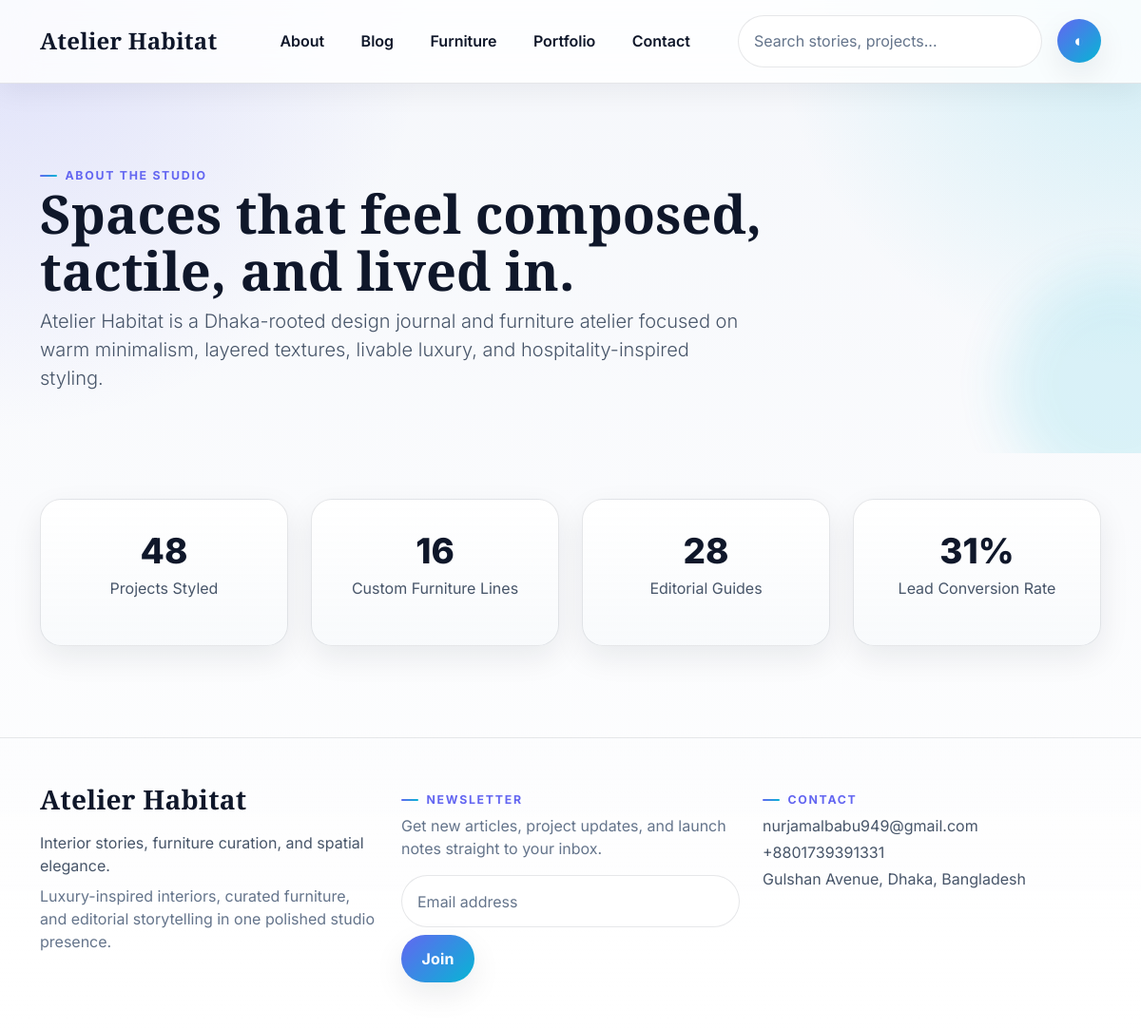
The page /about/ on the database its author committed.
### core/models.py (models this page shows, shortened)
class SiteSettings(models.Model):
    site_name = models.CharField(max_length=120, default='Atelier Habitat')
    tagline = models.CharField(max_length=200, default='Interior stories, furniture curation, and spatial elegance.')
    hero_title = models.CharField(max_length=200, default='Curated interiors for modern living')
    hero_subtitle = models.TextField(default='A premium editorial platform blending interior design insights, furniture selections, and portfolio-driven storytelling for discerning homeowners and boutique hospitality brands.')
    about_text = models.TextField(default='Atelier Habitat is a Dhaka-rooted interior design editorial brand focused on warm minimalism, layered textures, and functional luxury across residential and boutique commercial spaces.')
    contact_email = models.EmailField(default='hello@atelierhabitat.com')
    phone = models.CharField(max_length=50, default='+880 1700-000000')
    address = models.CharField(max_length=255, default='Gulshan Avenue, Dhaka, Bangladesh')
    map_embed = models.TextField(blank=True)
    instagram = models.URLField(blank=True)
    facebook = models.URLField(blank=True)
    linkedin = models.URLField(blank=True)
    meta_description = models.CharField(max_length=255, default='Luxury interior design and furniture blog with portfolio case studies and contact-ready lead generation.')
    updated_at = models.DateTimeField(auto_now=True)

### core/views.py (the view)
# urls.py: path('about/', views.about, name='about'),
def about(request):
    return render(request, 'core/about.html', {
        'team_stats': [
            ('Projects Styled', 48), ('Custom Furniture Lines', 16), ('Editorial Guides', 28), ('Lead Conversion Rate', '31%')
        ]
    })

### core/context_processors.py (called while the page is built)
def site_settings(request):
    return {
        'site_settings': SiteSettings.objects.first(),
        'hero_image_url': HERO_IMAGE_URL,
    }

### templates/core/about.html
{% extends 'base.html' %}{% block title %}About | {{ site_settings.site_name }}{% endblock %}{% block content %}
<section class="page-hero"><div class="container py-5"><span class="section-kicker">About the studio</span><h1 class="display-4 hero-title">Spaces that feel composed, tactile, and lived in.</h1><p class="lead col-lg-8">{{ site_settings.about_text }}</p></div></section>
<section class="py-5"><div class="container"><div class="row g-4">{% for label, value in team_stats %}<div class="col-md-3 reveal"><div class="metric-card"><h2>{{ value }}</h2><p>{{ label }}</p></div></div>{% endfor %}</div></div></section>
{% endblock %}

### templates/partials/header.html (shortened to what this page needs)
<nav class="navbar navbar-expand-lg navbar-light py-3 sticky-top glass-nav">
  <div class="container">
    <a class="navbar-brand brand-title" href="/">{{ site_settings.site_name|default:'Atelier Habitat' }}</a>
    <div class="collapse navbar-collapse" id="navMenu">
      <ul class="navbar-nav mx-auto gap-lg-2 align-items-lg-center">
        <li class="nav-item"><a class="nav-link" href="/about/">About</a></li>
        <li class="nav-item"><a class="nav-link" href="/blog/">Blog</a></li>
        <li class="nav-item"><a class="nav-link" href="/furniture/">Furniture</a></li>
        <li class="nav-item"><a class="nav-link" href="/portfolio/">Portfolio</a></li>
        <li class="nav-item"><a class="nav-link" href="/contact/">Contact</a></li>
      </ul>
      <form class="d-flex nav-search" action="/search/">
        <input name="q" class="form-control rounded-pill search-input" placeholder="Search stories, projects..." aria-label="Search">
      </form>
      <button class="theme-toggle ms-3" onclick="toggleTheme()" aria-label="Toggle theme">◐</button>
    </div>
  </div>
</nav>

### templates/partials/footer.html
<footer class="footer-section">
  <div class="container py-5">
    <div class="row g-4 align-items-start">
      <div class="col-lg-4">
        <h3 class="brand-title footer-title mb-3">{{ site_settings.site_name }}</h3>
        <p class="footer-copy">{{ site_settings.tagline }}</p>
        <p class="text-muted mb-0">Luxury-inspired interiors, curated furniture, and editorial storytelling in one polished studio presence.</p>
      </div>
      <div class="col-lg-4">
        <h6 class="section-kicker">Newsletter</h6>
        <p class="text-muted">Get new articles, project updates, and launch notes straight to your inbox.</p>
        <form class="d-flex gap-2 flex-wrap" method="post" action="{% url 'newsletter_subscribe' %}">{% csrf_token %}
          <input class="form-control rounded-pill flex-grow-1" name="email" type="email" required placeholder="Email address">
          <button class="btn btn-dark rounded-pill">Join</button>
        </form>
      </div>
      <div class="col-lg-4 footer-contact">
        <h6 class="section-kicker">Contact</h6>
        <p class="mb-1">{{ site_settings.contact_email }}</p>
        <p class="mb-1">{{ site_settings.phone }}</p>
        <p>{{ site_settings.address }}</p>
      </div>
    </div>
  </div>
</footer>

### rows shown on the page
SiteSettings: site_name "Atelier Habitat", about_text "Atelier Habitat is a Dhaka-rooted design journal and furniture atelier focused on warm minimalism, layered textures, livable luxury, and hospitality-inspired styling.", tagline "Interior stories, furniture curation, and spatial elegance.", contact_email "nurjamalbabu949@gmail.com", phone "+8801739391331", address "Gulshan Avenue, Dhaka, Bangladesh"

### other values the page prints
{{ value }} "48" "16" "28" "31%"
{{ label }} "Projects Styled" "Custom Furniture Lines" "Editorial Guides" "Lead Conversion Rate"
